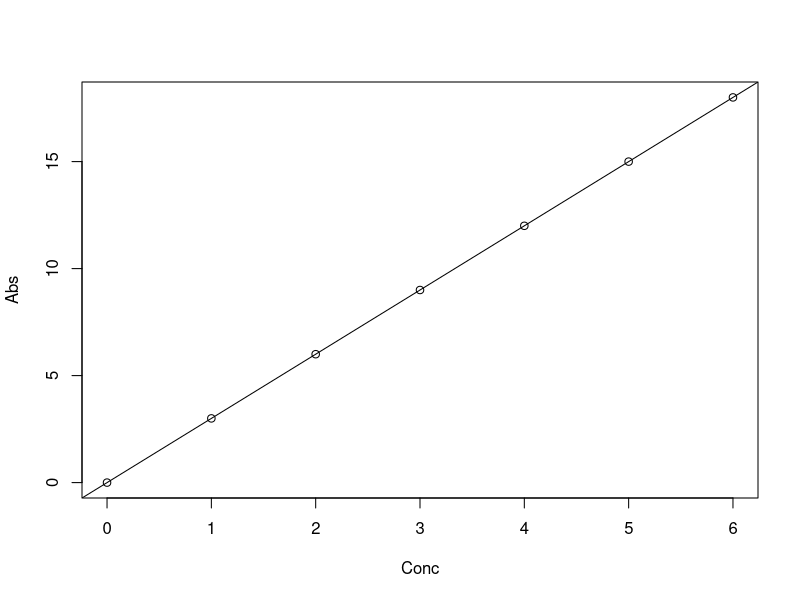
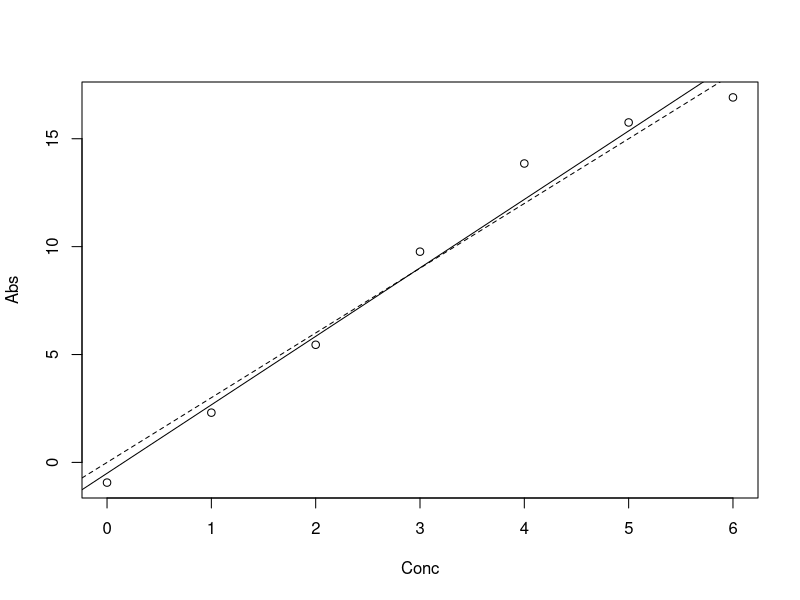

Reproduce these figures in R, in order.
## ---- chunk 1
set.seed(2027)
## ---- chunk 2
Conc <- c(0, 1, 2, 3, 4, 5, 6)
n <- length(Conc)
## ---- chunk 3
a <- 0
b <- 3
## ---- chunk 4
Abs <- a + b * Conc
plot(Abs ~ Conc)
abline(a, b)
## ---- chunk 5
Epsilon <- rnorm(n = n, mean = 0, sd = 1)
print(Epsilon)
## ---- chunk 6
sum((Epsilon - mean(Epsilon))^2)
Variantie <- sum((Epsilon - mean(Epsilon))^2) / (n - 1)
Variantie
var(Epsilon)
sqrt(var(Epsilon))
sd(Epsilon)
## ---- chunk 7
Abs <- a + b * Conc + Epsilon
plot(Abs ~ Conc)
abline(a, b, lty = 2)
abline(lm(Abs ~ Conc), lty = 1)
## ---- chunk 8
Model <- lm(Abs ~ Conc)
summary(Model)
## ---- chunk 9
str(Model)
## ---- chunk 10
Model$coefficients    # of coef(Model)
Model$residuals       # of resid(Model)
Model$fitted.values   # of fitted(Model)
## ---- chunk 11
str(summary(Model))
summary(Model)$r.squared
